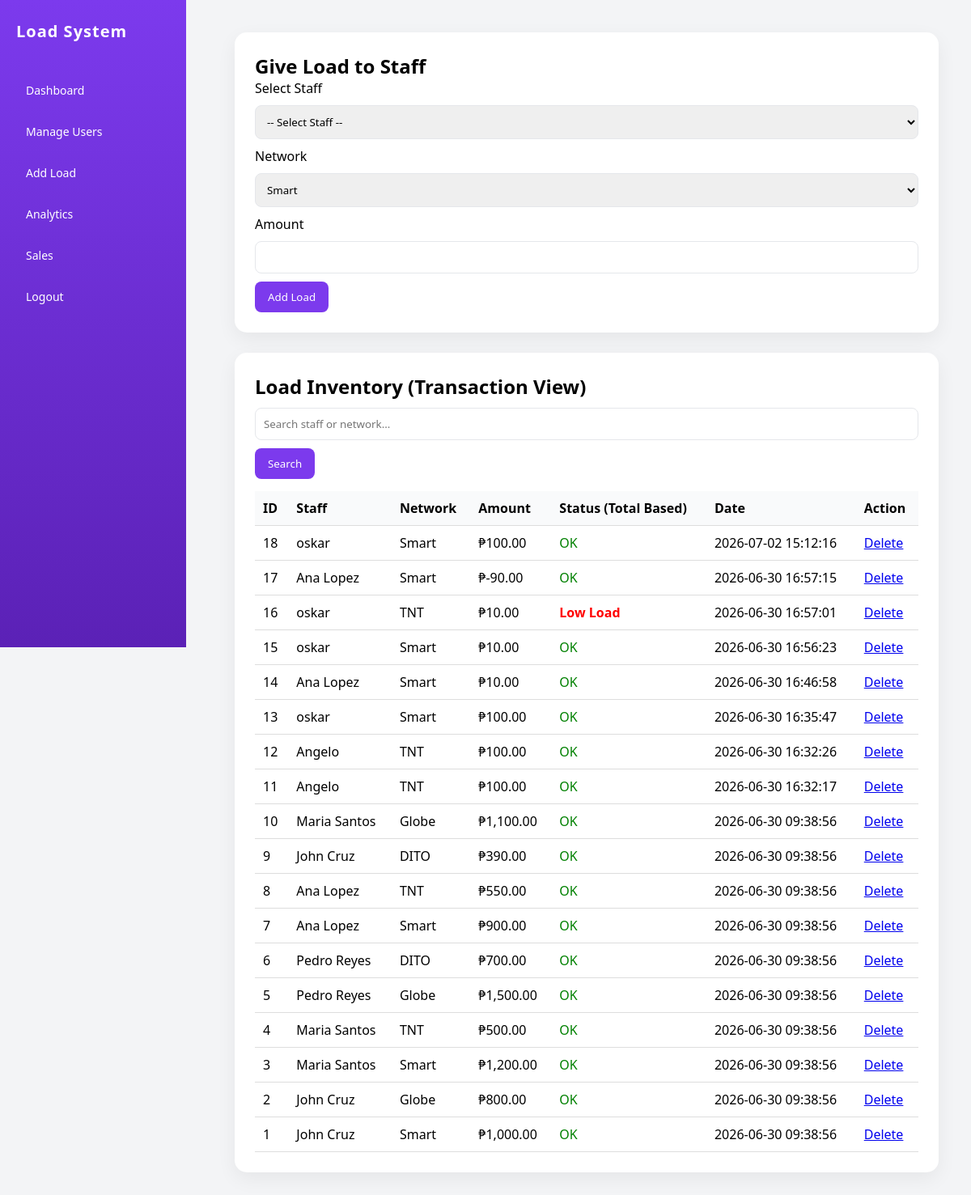
/add_load.php (signed in), run on the app's committed database.
### tables this page shows
CREATE TABLE `load_inventory` (
  `id` int(11) NOT NULL,
  `staff_id` int(11) NOT NULL,
  `network` varchar(50) NOT NULL,
  `amount` decimal(10,2) NOT NULL,
  `created_at` timestamp NOT NULL DEFAULT current_timestamp()
);

CREATE TABLE `users` (
  `id` int(11) NOT NULL,
  `name` varchar(100) NOT NULL,
  `username` varchar(50) NOT NULL,
  `password` varchar(255) NOT NULL,
  `role` enum('admin','staff') NOT NULL,
  `created_at` timestamp NOT NULL DEFAULT current_timestamp()
);

### add_load.php (the view, shortened to what this page needs)
<?php
include "config.php";
$search = "";
if (isset($_GET['search'])) {
    $search = $_GET['search'];
    $loads = $conn->query("
        SELECT load_inventory.*, users.name
        FROM load_inventory
        JOIN users ON load_inventory.staff_id = users.id
        WHERE users.name LIKE '%$search%'
        OR load_inventory.network LIKE '%$search%'
        ORDER BY load_inventory.created_at DESC
    ");
} else {
    $loads = $conn->query("
        SELECT load_inventory.*, users.name
        FROM load_inventory
        JOIN users ON load_inventory.staff_id = users.id
        ORDER BY load_inventory.created_at DESC
    ");
}
?>
<!DOCTYPE html>
<html>
<head>
<link rel="stylesheet" href="style.css">
</head>
<body>
<div class="sidebar">
    <h2>Load System</h2>
    <a href="dashboard.php">Dashboard</a>
    <a href="manage_staff.php">Manage Users</a>
    <a href="add_load.php">Add Load</a>
    <a href="analytics.php">Analytics</a>
    <a href="sales.php">Sales</a>
    <a href="logout.php">Logout</a>
</div>
<div class="main">
<div class="card">
    <h2>Give Load to Staff</h2>
    <form method="POST">
        <label>Select Staff</label>
        <select name="staff_id" required>
            <option value="">-- Select Staff --</option>
        </select>
        <label>Network</label>
        <select name="network" required>
            <option value="Smart">Smart</option>
        </select>
        <label>Amount</label>
        <input type="number" name="amount" step="0.01" required>
        <button type="submit" name="add_load">Add Load</button>
    </form>
</div>
<div class="card">
    <h2>Load Inventory (Transaction View)</h2>
    <form method="GET">
        <input type="text" name="search" placeholder="Search staff or network..." value="<?php echo $search; ?>">
        <button type="submit">Search</button>
    </form>
    <table>
        <tr>
            <th>ID</th>
            <th>Staff</th>
            <th>Network</th>
            <th>Amount</th>
            <th>Status (Total Based)</th>
            <th>Date</th>
            <th>Action</th>
        </tr>
        <?php while($row = $loads->fetch_assoc()): ?>
        <?php
        $staff_id = $row['staff_id'];
        $network = $row['network'];
        $total_query = $conn->query("
            SELECT SUM(amount) as total
            FROM load_inventory
            WHERE staff_id='$staff_id'
            AND network='$network'
        ");
        $total_data = $total_query->fetch_assoc();
        $total_amount = $total_data['total'] ?? 0;
        ?>
        <tr>
            <td><?php echo $row['id']; ?></td>
            <td><?php echo $row['name']; ?></td>
            <td><?php echo $row['network']; ?></td>
            <td>₱<?php echo number_format($row['amount'],2); ?></td>
            <td>
                <?php if($total_amount < 100): ?>
                    <span style="color:red; font-weight:bold;">Low Load</span>
                <?php else: ?>
                    <span style="color:green;">OK</span>
                <?php endif; ?>
            </td>
            <td><?php echo $row['created_at']; ?></td>
            <td>
                <a href="?delete=<?php echo $row['id']; ?>"
                   onclick="return confirm('Delete this record?')">Delete</a>
            </td>
        </tr>
        <?php endwhile; ?>
    </table>
</div>
</div>
</body>
</html>

### style.css (style rules this page uses)
:root { --primary: #7C3AED; --primary-light: #A78BFA; --bg: #F3F4F6; --card-bg: #FFFFFF; --text: #111827; }
* { margin: 0; padding: 0; box-sizing: border-box; font-family: 'Segoe UI', sans-serif; }
body { background: var(--bg); display: flex; }
.sidebar { width: 230px; height: 100vh; background: linear-gradient(180deg, var(--primary), #5B21B6); color: white; padding: 25px 20px; position: fixed; display: flex; flex-direction: column; }
.sidebar h2 { margin-bottom: 40px; font-size: 20px; letter-spacing: 1px; }
.sidebar a { display: block; color: white; text-decoration: none; margin-bottom: 12px; padding: 10px 12px; border-radius: 8px; transition: 0.3s; font-size: 14px; }
.main { margin-left: 250px; padding: 40px; width: calc(100% - 250px); }
.card { background: var(--card-bg); padding: 25px; border-radius: 15px; box-shadow: 0 8px 25px rgba(0,0,0,0.06); margin-bottom: 25px; transition: 0.3s; }
table th { background: #F9FAFB; font-weight: 600; }
button { background: var(--primary); color: white; border: none; padding: 10px 16px; border-radius: 8px; cursor: pointer; font-weight: 500; transition: 0.3s; }
input, select { padding: 10px; width: 100%; margin: 10px 0; border-radius: 8px; border: 1px solid #E5E7EB; transition: 0.3s; }
html { scroll-behavior: smooth; }
table { width: 100%; border-collapse: collapse; margin-top: 15px; }
table th, table td { padding: 10px; border-bottom: 1px solid #ddd; text-align: left; }

### data on the page
load_inventory: id "18", staff.name "oskar", network "Smart", amount "100.00", shows "OK", created_at "2026-07-02 15:12:16"
load_inventory: id "17", staff.name "Ana Lopez", network "Smart", amount "-90.00", shows "OK", created_at "2026-06-30 16:57:15"
load_inventory: id "16", staff.name "oskar", network "TNT", amount "10.00", shows "Low Load", created_at "2026-06-30 16:57:01"
load_inventory: id "15", staff.name "oskar", network "Smart", amount "10.00", shows "OK", created_at "2026-06-30 16:56:23"
load_inventory: id "14", staff.name "Ana Lopez", network "Smart", amount "10.00", shows "OK", created_at "2026-06-30 16:46:58"
load_inventory: id "13", staff.name "oskar", network "Smart", amount "100.00", shows "OK", created_at "2026-06-30 16:35:47"
load_inventory: id "12", staff.name "Angelo", network "TNT", amount "100.00", shows "OK", created_at "2026-06-30 16:32:26"
load_inventory: id "11", staff.name "Angelo", network "TNT", amount "100.00", shows "OK", created_at "2026-06-30 16:32:17"
load_inventory: id "10", staff.name "Maria Santos", network "Globe", amount "1,100.00", shows "OK", created_at "2026-06-30 09:38:56"
load_inventory: id "9", staff.name "John Cruz", network "DITO", amount "390.00", shows "OK", created_at "2026-06-30 09:38:56"
load_inventory: id "8", staff.name "Ana Lopez", network "TNT", amount "550.00", shows "OK", created_at "2026-06-30 09:38:56"
load_inventory: id "7", staff.name "Ana Lopez", network "Smart", amount "900.00", shows "OK", created_at "2026-06-30 09:38:56"
load_inventory: id "6", staff.name "Pedro Reyes", network "DITO", amount "700.00", shows "OK", created_at "2026-06-30 09:38:56"
load_inventory: id "5", staff.name "Pedro Reyes", network "Globe", amount "1,500.00", shows "OK", created_at "2026-06-30 09:38:56"
load_inventory: id "4", staff.name "Maria Santos", network "TNT", amount "500.00", shows "OK", created_at "2026-06-30 09:38:56"
load_inventory: id "3", staff.name "Maria Santos", network "Smart", amount "1,200.00", shows "OK", created_at "2026-06-30 09:38:56"
load_inventory: id "2", staff.name "John Cruz", network "Globe", amount "800.00", shows "OK", created_at "2026-06-30 09:38:56"
load_inventory: id "1", staff.name "John Cruz", network "Smart", amount "1,000.00", shows "OK", created_at "2026-06-30 09:38:56"
